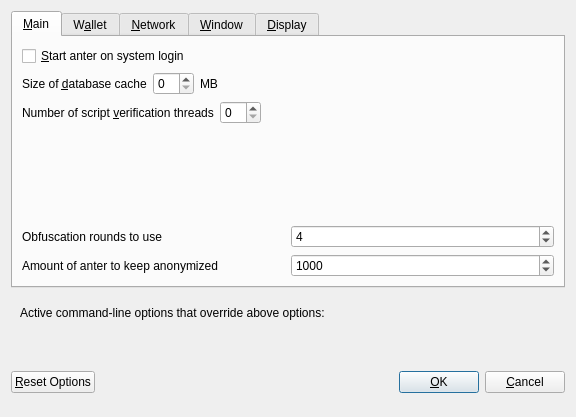
<?xml version="1.0" encoding="UTF-8"?>
<ui version="4.0">
 <class>OptionsDialog</class>
 <widget class="QDialog" name="OptionsDialog">
  <property name="geometry">
   <rect>
    <x>0</x>
    <y>0</y>
    <width>576</width>
    <height>417</height>
   </rect>
  </property>
  <property name="windowTitle">
   <string>Options</string>
  </property>
  <property name="modal">
   <bool>true</bool>
  </property>
  <layout class="QVBoxLayout" name="verticalLayout">
   <item>
    <widget class="QTabWidget" name="tabWidget">
     <property name="currentIndex">
      <number>0</number>
     </property>
     <widget class="QWidget" name="tabMain">
      <attribute name="title">
       <string>&amp;Main</string>
      </attribute>
      <layout class="QVBoxLayout" name="verticalLayout_Main">
       <item>
        <widget class="QCheckBox" name="bitcoinAtStartup">
         <property name="toolTip">
          <string>Automatically start anter after logging in to the system.</string>
         </property>
         <property name="text">
          <string>&amp;Start anter on system login</string>
         </property>
        </widget>
       </item>
       <item>
        <layout class="QHBoxLayout" name="horizontalLayout_2_Main">
         <item>
          <widget class="QLabel" name="databaseCacheLabel">
           <property name="text">
            <string>Size of &amp;database cache</string>
           </property>
           <property name="textFormat">
            <enum>Qt::PlainText</enum>
           </property>
           <property name="buddy">
            <cstring>databaseCache</cstring>
           </property>
          </widget>
         </item>
         <item>
          <widget class="QSpinBox" name="databaseCache"/>
         </item>
         <item>
          <widget class="QLabel" name="databaseCacheUnitLabel">
           <property name="text">
            <string>MB</string>
           </property>
           <property name="textFormat">
            <enum>Qt::PlainText</enum>
           </property>
          </widget>
         </item>
         <item>
          <spacer name="horizontalSpacer_2_Main">
           <property name="orientation">
            <enum>Qt::Horizontal</enum>
           </property>
           <property name="sizeHint" stdset="0">
            <size>
             <width>40</width>
             <height>20</height>
            </size>
           </property>
          </spacer>
         </item>
        </layout>
       </item>
       <item>
        <layout class="QHBoxLayout" name="horizontalLayout_3_Main">
         <item>
          <widget class="QLabel" name="threadsScriptVerifLabel">
           <property name="text">
            <string>Number of script &amp;verification threads</string>
           </property>
           <property name="textFormat">
            <enum>Qt::PlainText</enum>
           </property>
           <property name="buddy">
            <cstring>threadsScriptVerif</cstring>
           </property>
          </widget>
         </item>
         <item>
          <widget class="QSpinBox" name="threadsScriptVerif">
           <property name="toolTip">
            <string>(0 = auto, &lt;0 = leave that many cores free)</string>
           </property>
          </widget>
         </item>
         <item>
          <spacer name="horizontalSpacer_3_Main">
           <property name="orientation">
            <enum>Qt::Horizontal</enum>
           </property>
           <property name="sizeHint" stdset="0">
            <size>
             <width>40</width>
             <height>20</height>
            </size>
           </property>
          </spacer>
         </item>
        </layout>
       </item>
       <item>
        <spacer name="verticalSpacer_Main">
         <property name="orientation">
          <enum>Qt::Vertical</enum>
         </property>
         <property name="sizeHint" stdset="0">
          <size>
           <width>20</width>
           <height>40</height>
          </size>
         </property>
        </spacer>
       </item>
       <item>
        <layout class="QHBoxLayout" name="horizontalLayout_4_Main">
         <item>
          <widget class="QLabel" name="label">
           <property name="toolTip">
            <string>This setting determines the amount of individual masternodes that an input will be anonymized through.&lt;br/&gt;More rounds of anonymization gives a higher degree of privacy, but also costs more in fees.</string>
           </property>
           <property name="text">
            <string>Obfuscation rounds to use</string>
           </property>
          </widget>
         </item>
         <item>
          <widget class="QSpinBox" name="obfuscationRounds">
           <property name="minimum">
            <number>2</number>
           </property>
           <property name="maximum">
            <number>8</number>
           </property>
           <property name="value">
            <number>4</number>
           </property>
          </widget>
         </item>
        </layout>
       </item>
       <item>
        <layout class="QHBoxLayout" name="horizontalLayout">
         <item>
          <widget class="QLabel" name="label_2">
           <property name="toolTip">
            <string>This amount acts as a threshold to turn off Obfuscation once it's reached.</string>
           </property>
           <property name="statusTip">
            <string notr="true"/>
           </property>
           <property name="whatsThis">
            <string notr="true"/>
           </property>
           <property name="accessibleName">
            <string notr="true"/>
           </property>
           <property name="accessibleDescription">
            <string notr="true"/>
           </property>
           <property name="text">
            <string>Amount of anter to keep anonymized</string>
           </property>
          </widget>
         </item>
         <item>
          <widget class="QSpinBox" name="anonymizeanter">
           <property name="minimum">
            <number>100</number>
           </property>
           <property name="maximum">
            <number>100000</number>
           </property>
           <property name="singleStep">
            <number>100</number>
           </property>
           <property name="value">
            <number>1000</number>
           </property>
          </widget>
         </item>
        </layout>
       </item>
      </layout>
     </widget>
     <widget class="QWidget" name="tabWallet">
      <attribute name="title">
       <string>W&amp;allet</string>
      </attribute>
      <layout class="QVBoxLayout" name="verticalLayout_Wallet">
       <item>
        <widget class="QGroupBox" name="groupBox">
         <property name="title">
          <string>Expert</string>
         </property>
         <layout class="QVBoxLayout" name="verticalLayout_2">
          <item>
           <widget class="QCheckBox" name="coinControlFeatures">
            <property name="toolTip">
             <string>Whether to show coin control features or not.</string>
            </property>
            <property name="text">
             <string>Enable coin &amp;control features</string>
            </property>
           </widget>
          </item>
          <item>
           <widget class="QCheckBox" name="showMasternodesTab">
            <property name="toolTip">
             <string>Show additional tab listing all your masternodes in first sub-tab&lt;br/&gt;and all masternodes on the network in second sub-tab.</string>
            </property>
            <property name="text">
             <string>Show Masternodes Tab</string>
            </property>
           </widget>
          </item>
          <item>
           <widget class="QCheckBox" name="spendZeroConfChange">
            <property name="toolTip">
             <string>If you disable the spending of unconfirmed change, the change from a transaction&lt;br/&gt;cannot be used until that transaction has at least one confirmation.&lt;br/&gt;This also affects how your balance is computed.</string>
            </property>
            <property name="text">
             <string>&amp;Spend unconfirmed change</string>
            </property>
           </widget>
          </item>
         </layout>
        </widget>
       </item>
       <item>
        <spacer name="verticalSpacer_Wallet">
         <property name="orientation">
          <enum>Qt::Vertical</enum>
         </property>
         <property name="sizeHint" stdset="0">
          <size>
           <width>20</width>
           <height>40</height>
          </size>
         </property>
        </spacer>
       </item>
      </layout>
     </widget>
     <widget class="QWidget" name="tabNetwork">
      <attribute name="title">
       <string>&amp;Network</string>
      </attribute>
      <layout class="QVBoxLayout" name="verticalLayout_Network">
       <item>
        <widget class="QCheckBox" name="mapPortUpnp">
         <property name="toolTip">
          <string>Automatically open the anter client port on the router. This only works when your router supports UPnP and it is enabled.</string>
         </property>
         <property name="text">
          <string>Map port using &amp;UPnP</string>
         </property>
        </widget>
       </item>
       <item>
        <widget class="QCheckBox" name="allowIncoming">
         <property name="toolTip">
          <string>Accept connections from outside</string>
         </property>
         <property name="text">
          <string>Allow incoming connections</string>
         </property>
        </widget>
       </item>
       <item>
        <widget class="QCheckBox" name="connectSocks">
         <property name="toolTip">
          <string>Connect to the anter network through a SOCKS5 proxy.</string>
         </property>
         <property name="text">
          <string>&amp;Connect through SOCKS5 proxy (default proxy):</string>
         </property>
        </widget>
       </item>
       <item>
        <layout class="QHBoxLayout" name="horizontalLayout_1_Network">
         <item>
          <widget class="QLabel" name="proxyIpLabel">
           <property name="text">
            <string>Proxy &amp;IP:</string>
           </property>
           <property name="textFormat">
            <enum>Qt::PlainText</enum>
           </property>
           <property name="buddy">
            <cstring>proxyIp</cstring>
           </property>
          </widget>
         </item>
         <item>
          <widget class="QValidatedLineEdit" name="proxyIp">
           <property name="minimumSize">
            <size>
             <width>140</width>
             <height>0</height>
            </size>
           </property>
           <property name="maximumSize">
            <size>
             <width>140</width>
             <height>16777215</height>
            </size>
           </property>
           <property name="toolTip">
            <string>IP address of the proxy (e.g. IPv4: 127.0.0.1 / IPv6: ::1)</string>
           </property>
          </widget>
         </item>
         <item>
          <widget class="QLabel" name="proxyPortLabel">
           <property name="text">
            <string>&amp;Port:</string>
           </property>
           <property name="textFormat">
            <enum>Qt::PlainText</enum>
           </property>
           <property name="buddy">
            <cstring>proxyPort</cstring>
           </property>
          </widget>
         </item>
         <item>
          <widget class="QLineEdit" name="proxyPort">
           <property name="minimumSize">
            <size>
             <width>55</width>
             <height>0</height>
            </size>
           </property>
           <property name="maximumSize">
            <size>
             <width>55</width>
             <height>16777215</height>
            </size>
           </property>
           <property name="toolTip">
            <string>Port of the proxy (e.g. 9050)</string>
           </property>
          </widget>
         </item>
         <item>
          <spacer name="horizontalSpacer_1_Network">
           <property name="orientation">
            <enum>Qt::Horizontal</enum>
           </property>
           <property name="sizeHint" stdset="0">
            <size>
             <width>40</width>
             <height>20</height>
            </size>
           </property>
          </spacer>
         </item>
        </layout>
       </item>
       <item>
        <spacer name="verticalSpacer_Network">
         <property name="orientation">
          <enum>Qt::Vertical</enum>
         </property>
         <property name="sizeHint" stdset="0">
          <size>
           <width>20</width>
           <height>40</height>
          </size>
         </property>
        </spacer>
       </item>
      </layout>
     </widget>
     <widget class="QWidget" name="tabWindow">
      <attribute name="title">
       <string>&amp;Window</string>
      </attribute>
      <layout class="QVBoxLayout" name="verticalLayout_Window">
       <item>
        <widget class="QCheckBox" name="minimizeToTray">
         <property name="toolTip">
          <string>Show only a tray icon after minimizing the window.</string>
         </property>
         <property name="text">
          <string>&amp;Minimize to the tray instead of the taskbar</string>
         </property>
        </widget>
       </item>
       <item>
        <widget class="QCheckBox" name="minimizeOnClose">
         <property name="toolTip">
          <string>Minimize instead of exit the application when the window is closed. When this option is enabled, the application will be closed only after selecting Quit in the menu.</string>
         </property>
         <property name="text">
          <string>M&amp;inimize on close</string>
         </property>
        </widget>
       </item>
       <item>
        <spacer name="verticalSpacer_Window">
         <property name="orientation">
          <enum>Qt::Vertical</enum>
         </property>
         <property name="sizeHint" stdset="0">
          <size>
           <width>20</width>
           <height>40</height>
          </size>
         </property>
        </spacer>
       </item>
      </layout>
     </widget>
     <widget class="QWidget" name="tabDisplay">
      <attribute name="title">
       <string>&amp;Display</string>
      </attribute>
      <layout class="QVBoxLayout" name="verticalLayout_Display">
       <item>
        <layout class="QHBoxLayout" name="horizontalLayout_1_Display">
         <item>
          <widget class="QLabel" name="langLabel">
           <property name="text">
            <string>User Interface &amp;language:</string>
           </property>
           <property name="textFormat">
            <enum>Qt::PlainText</enum>
           </property>
           <property name="buddy">
            <cstring>lang</cstring>
           </property>
          </widget>
         </item>
         <item>
          <widget class="QValueComboBox" name="lang">
           <property name="toolTip">
            <string>The user interface language can be set here. This setting will take effect after restarting anter.</string>
           </property>
          </widget>
         </item>
        </layout>
       </item>
       <item>
        <widget class="QLabel" name="label_3">
         <property name="toolTip">
          <string notr="true"/>
         </property>
         <property name="statusTip">
          <string notr="true"/>
         </property>
         <property name="whatsThis">
          <string notr="true"/>
         </property>
         <property name="accessibleName">
          <string notr="true"/>
         </property>
         <property name="text">
          <string>Language missing or translation incomplete? Help contributing translations here:
https://www.transifex.com/anter-project/anter-project-translations</string>
         </property>
         <property name="wordWrap">
          <bool>true</bool>
         </property>
         <property name="openExternalLinks">
          <bool>true</bool>
         </property>
         <property name="textInteractionFlags">
          <set>Qt::TextBrowserInteraction</set>
         </property>
        </widget>
       </item>
       <item>
        <layout class="QHBoxLayout" name="horizontalLayout_4_Display" stretch="0,0">
         <item>
          <widget class="QLabel" name="themeLabel">
           <property name="text">
            <string>User Interface Theme:</string>
           </property>
          </widget>
         </item>
         <item>
          <widget class="QValueComboBox" name="theme"/>
         </item>
        </layout>
       </item>
       <item>
        <widget class="Line" name="line">
         <property name="orientation">
          <enum>Qt::Horizontal</enum>
         </property>
        </widget>
       </item>
       <item>
        <layout class="QHBoxLayout" name="horizontalLayout_2_Display">
         <item>
          <widget class="QLabel" name="unitLabel">
           <property name="text">
            <string>&amp;Unit to show amounts in:</string>
           </property>
           <property name="textFormat">
            <enum>Qt::PlainText</enum>
           </property>
           <property name="buddy">
            <cstring>unit</cstring>
           </property>
          </widget>
         </item>
         <item>
          <widget class="QValueComboBox" name="unit">
           <property name="toolTip">
            <string>Choose the default subdivision unit to show in the interface and when sending coins.</string>
           </property>
          </widget>
         </item>
        </layout>
       </item>
       <item>
        <layout class="QHBoxLayout" name="horizontalLayout_5_Display">
         <item>
          <widget class="QLabel" name="digitsLabel">
           <property name="text">
            <string>Decimal digits</string>
           </property>
          </widget>
         </item>
         <item>
          <widget class="QValueComboBox" name="digits"/>
         </item>
        </layout>
       </item>
       <item>
        <layout class="QHBoxLayout" name="horizontalLayout_3_Display">
         <item>
          <widget class="QLabel" name="thirdPartyTxUrlsLabel">
           <property name="toolTip">
            <string>Third party URLs (e.g. a block explorer) that appear in the transactions tab as context menu items. %s in the URL is replaced by transaction hash. Multiple URLs are separated by vertical bar |.</string>
           </property>
           <property name="text">
            <string>Third party transaction URLs</string>
           </property>
           <property name="buddy">
            <cstring>thirdPartyTxUrls</cstring>
           </property>
          </widget>
         </item>
         <item>
          <widget class="QLineEdit" name="thirdPartyTxUrls">
           <property name="toolTip">
            <string>Third party URLs (e.g. a block explorer) that appear in the transactions tab as context menu items. %s in the URL is replaced by transaction hash. Multiple URLs are separated by vertical bar |.</string>
           </property>
          </widget>
         </item>
        </layout>
       </item>
       <item>
        <spacer name="verticalSpacer">
         <property name="orientation">
          <enum>Qt::Vertical</enum>
         </property>
         <property name="sizeHint" stdset="0">
          <size>
           <width>20</width>
           <height>40</height>
          </size>
         </property>
        </spacer>
       </item>
      </layout>
     </widget>
    </widget>
   </item>
   <item>
    <widget class="QFrame" name="frame">
     <layout class="QVBoxLayout" name="verticalLayout_Bottom">
      <item>
       <layout class="QHBoxLayout" name="horizontalLayout_Bottom">
        <item>
         <widget class="QLabel" name="overriddenByCommandLineInfoLabel">
          <property name="text">
           <string>Active command-line options that override above options:</string>
          </property>
          <property name="textFormat">
           <enum>Qt::PlainText</enum>
          </property>
         </widget>
        </item>
        <item>
         <spacer name="horizontalSpacer_Bottom">
          <property name="orientation">
           <enum>Qt::Horizontal</enum>
          </property>
          <property name="sizeHint" stdset="0">
           <size>
            <width>40</width>
            <height>20</height>
           </size>
          </property>
         </spacer>
        </item>
       </layout>
      </item>
      <item>
       <widget class="QLabel" name="overriddenByCommandLineLabel">
        <property name="text">
         <string/>
        </property>
        <property name="textFormat">
         <enum>Qt::PlainText</enum>
        </property>
        <property name="wordWrap">
         <bool>true</bool>
        </property>
       </widget>
      </item>
     </layout>
    </widget>
   </item>
   <item>
    <layout class="QHBoxLayout" name="horizontalLayout_Buttons">
     <item>
      <widget class="QPushButton" name="resetButton">
       <property name="toolTip">
        <string>Reset all client options to default.</string>
       </property>
       <property name="text">
        <string>&amp;Reset Options</string>
       </property>
       <property name="autoDefault">
        <bool>false</bool>
       </property>
      </widget>
     </item>
     <item>
      <spacer name="horizontalSpacer_1">
       <property name="orientation">
        <enum>Qt::Horizontal</enum>
       </property>
       <property name="sizeHint" stdset="0">
        <size>
         <width>40</width>
         <height>48</height>
        </size>
       </property>
      </spacer>
     </item>
     <item>
      <widget class="QLabel" name="statusLabel">
       <property name="minimumSize">
        <size>
         <width>200</width>
         <height>0</height>
        </size>
       </property>
       <property name="font">
        <font>
         <weight>75</weight>
         <bold>true</bold>
        </font>
       </property>
       <property name="text">
        <string/>
       </property>
       <property name="textFormat">
        <enum>Qt::PlainText</enum>
       </property>
       <property name="wordWrap">
        <bool>true</bool>
       </property>
      </widget>
     </item>
     <item>
      <spacer name="horizontalSpacer_2">
       <property name="orientation">
        <enum>Qt::Horizontal</enum>
       </property>
       <property name="sizeHint" stdset="0">
        <size>
         <width>40</width>
         <height>48</height>
        </size>
       </property>
      </spacer>
     </item>
     <item>
      <widget class="QPushButton" name="okButton">
       <property name="text">
        <string>&amp;OK</string>
       </property>
       <property name="autoDefault">
        <bool>false</bool>
       </property>
       <property name="default">
        <bool>true</bool>
       </property>
      </widget>
     </item>
     <item>
      <widget class="QPushButton" name="cancelButton">
       <property name="text">
        <string>&amp;Cancel</string>
       </property>
       <property name="autoDefault">
        <bool>false</bool>
       </property>
      </widget>
     </item>
    </layout>
   </item>
  </layout>
 </widget>
 <customwidgets>
  <customwidget>
   <class>QValidatedLineEdit</class>
   <extends>QLineEdit</extends>
   <header>qvalidatedlineedit.h</header>
  </customwidget>
  <customwidget>
   <class>QValueComboBox</class>
   <extends>QComboBox</extends>
   <header>qvaluecombobox.h</header>
  </customwidget>
 </customwidgets>
 <resources/>
 <connections/>
</ui>
